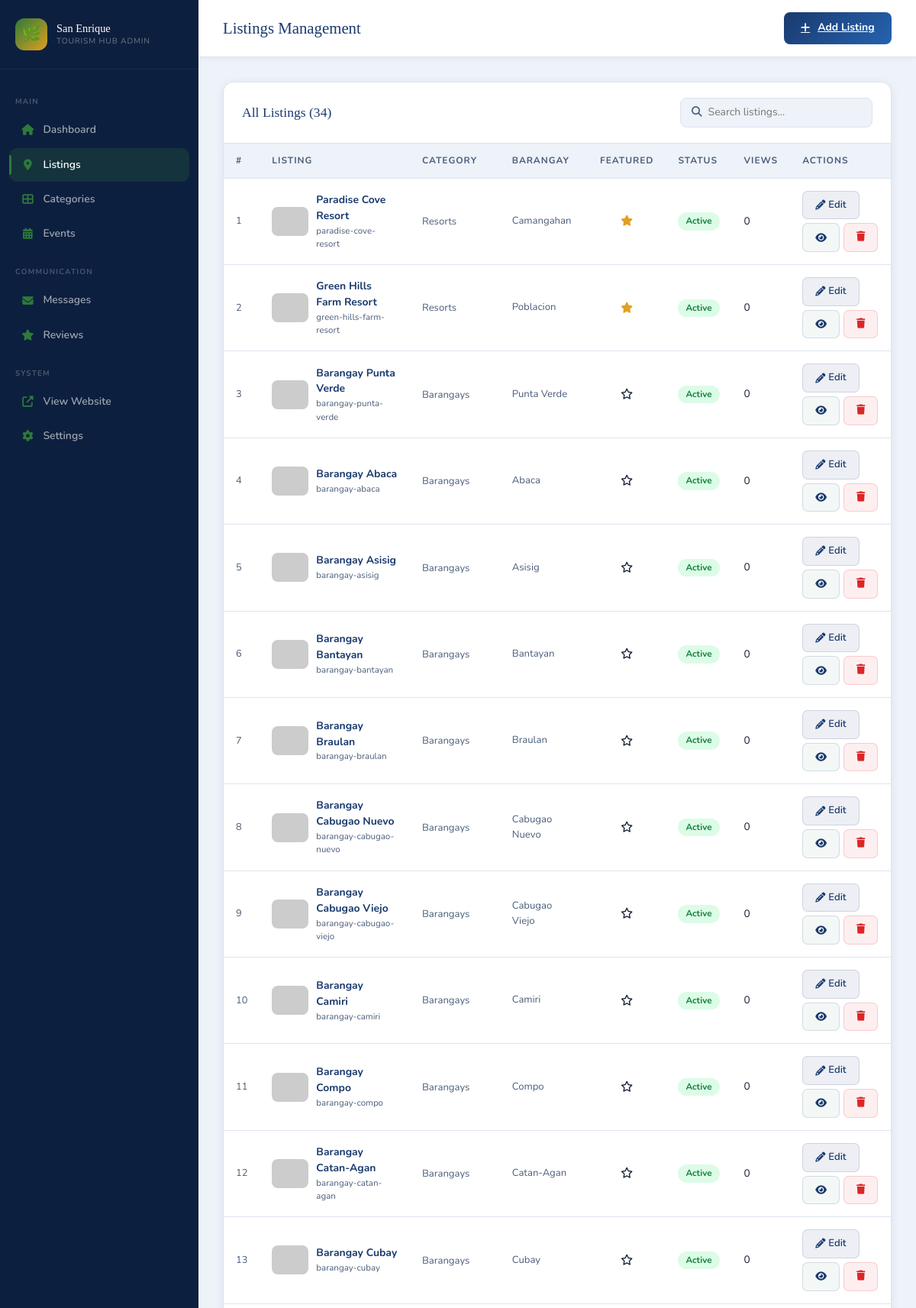
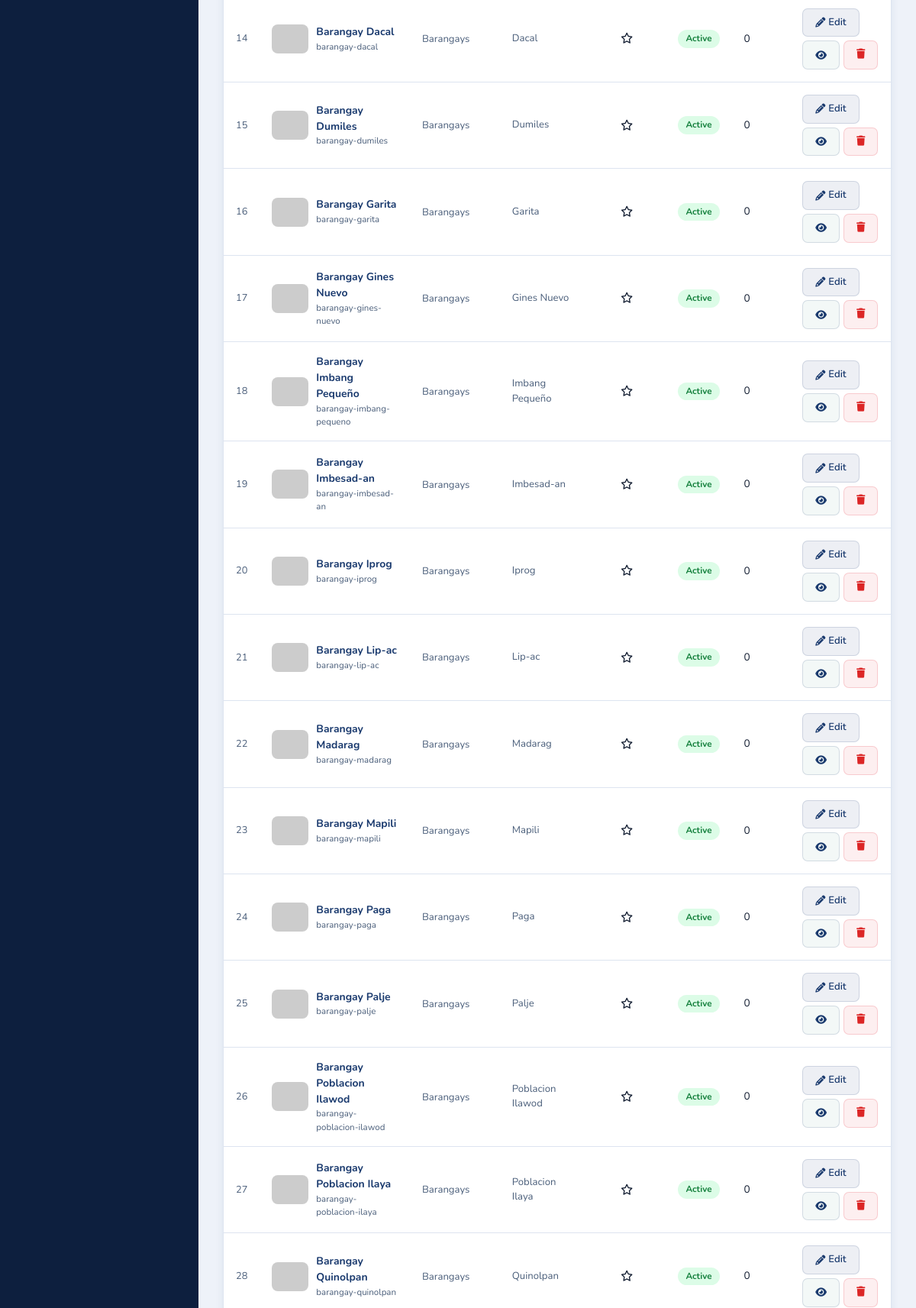
Screenshot of /admin/listings.php (signed in, upper part) with the database file from the repository (2 pictures, top to bottom).
### tables this page shows
CREATE TABLE IF NOT EXISTS listings (
    id INT AUTO_INCREMENT PRIMARY KEY,
    category_id INT NOT NULL,
    name VARCHAR(200) NOT NULL,
    slug VARCHAR(200) NOT NULL UNIQUE,
    description TEXT,
    address TEXT,
    barangay VARCHAR(100),
    contact VARCHAR(100),
    email VARCHAR(150),
    website VARCHAR(255),
    latitude DECIMAL(10, 8),
    longitude DECIMAL(11, 8),
    featured_image VARCHAR(500),
    gallery TEXT,
    video VARCHAR(512) DEFAULT '',
    operating_hours VARCHAR(255),
    entrance_fee VARCHAR(100),
    amenities TEXT,
    status ENUM('active','inactive','pending') DEFAULT 'active',
    is_featured TINYINT(1) DEFAULT 0,
    views INT DEFAULT 0,
    rating DECIMAL(3,2) DEFAULT 0.00,
    created_at TIMESTAMP DEFAULT CURRENT_TIMESTAMP,
    updated_at TIMESTAMP DEFAULT CURRENT_TIMESTAMP ON UPDATE CURRENT_TIMESTAMP,
    FOREIGN KEY (category_id) REFERENCES categories(id) ON DELETE CASCADE
);

CREATE TABLE IF NOT EXISTS categories (
    id INT AUTO_INCREMENT PRIMARY KEY,
    name VARCHAR(100) NOT NULL,
    slug VARCHAR(100) NOT NULL UNIQUE,
    icon VARCHAR(50) DEFAULT 'fas fa-map-marker-alt',
    color VARCHAR(20) DEFAULT '#2d6a4f',
    created_at TIMESTAMP DEFAULT CURRENT_TIMESTAMP
);

### admin/listings.php (the view, shortened to what this page needs)
<?php
$db = getDB();
$action = $_GET['action'] ?? 'list';
$listings = $db->query("SELECT l.*, c.name as cat_name, c.color FROM listings l JOIN categories c ON l.category_id = c.id ORDER BY l.created_at DESC")->fetch_all(MYSQLI_ASSOC);
?>
<!DOCTYPE html>
<html lang="en">
<head>
  <link rel="stylesheet" href="https://cdnjs.cloudflare.com/ajax/libs/font-awesome/6.4.0/css/all.min.css">
  <link href="https://cdn.jsdelivr.net/npm/bootstrap@5.3.0/dist/css/bootstrap.min.css" rel="stylesheet">
  <link rel="stylesheet" href="../assets/css/admin.css">
</head>
<body>
  <aside class="admin-sidebar" id="adminSidebar">
    <div class="sidebar-brand">
      <div class="brand-logo">🌿</div>
      <div>
        <div class="brand-text">San Enrique</div>
        <div class="brand-sub">Tourism Hub Admin</div>
      </div>
    </div>
    <nav class="sidebar-nav">
      <div class="nav-section-label">Main</div>
      <a href="dashboard.php" class="admin-nav-link"><i class="fas fa-home"></i> Dashboard</a>
      <a href="listings.php" class="admin-nav-link active"><i class="fas fa-map-marker-alt"></i> Listings</a>
      <a href="categories.php" class="admin-nav-link"><i class="fas fa-th-large"></i> Categories</a>
      <a href="events.php" class="admin-nav-link"><i class="fas fa-calendar-alt"></i> Events</a>
      <div class="nav-section-label">Communication</div>
      <a href="messages.php" class="admin-nav-link"><i class="fas fa-envelope"></i> Messages</a>
      <a href="reviews.php" class="admin-nav-link"><i class="fas fa-star"></i> Reviews</a>
      <div class="nav-section-label">System</div>
      <a href="../index.php" class="admin-nav-link" target="_blank"><i class="fas fa-external-link-alt"></i> View
        Website</a>
      <a href="settings.php" class="admin-nav-link"><i class="fas fa-cog"></i> Settings</a>
    </nav>
  </aside>
  <div class="admin-content">
    <div class="admin-topbar">
      <div>
        <span
          class="topbar-title"><?= $action === 'list' ? 'Listings Management' : ($action === 'add' ? 'Add New Listing' : 'Edit Listing') ?></span>
      </div>
      <div class="topbar-actions">
        <?php if ($action === 'list'): ?>
          <a href="?action=add" class="btn-admin-primary"><i class="fas fa-plus me-1"></i> Add Listing</a>
        <?php else: ?>
          <a href="listings.php" class="btn-admin-secondary"><i class="fas fa-arrow-left me-1"></i> Back to List</a>
        <?php endif; ?>
      </div>
    </div>
    <div class="admin-main">
      <?php if ($action === 'list'): ?>
        <div class="admin-table-wrap">
          <div class="admin-table-header">
            <div class="admin-table-title">All Listings (<?= count($listings) ?>)</div>
            <div class="admin-search">
              <i class="fas fa-search"></i>
              <input type="text" id="tableSearch" placeholder="Search listings...">
            </div>
          </div>
          <div style="overflow-x:auto;">
            <table class="admin-table" id="listingsTable">
              <thead>
                <tr>
                  <th>#</th>
                  <th>Listing</th>
                  <th>Category</th>
                  <th>Barangay</th>
                  <th>Featured</th>
                  <th>Status</th>
                  <th>Views</th>
                  <th>Actions</th>
                </tr>
              </thead>
              <tbody>
                <?php foreach ($listings as $i => $listing): ?>
                  <tr>
                    <td style="color:var(--text-muted);font-size:0.8rem;"><?= $i + 1 ?></td>
                    <td>
                      <div style="display:flex;align-items:center;gap:10px;">
                        <img src="<?= $listing['featured_image'] ?: 'https://placehold.co/48x38/1b4332/ffffff?text=?' ?>"
                          class="listing-thumb" alt="" onerror="this.src='https://placehold.co/48x38/1b4332/ffffff?text=?'">
                        <div>
                          <div style="font-weight:700;font-size:0.87rem;color:var(--primary);">
                            <?= htmlspecialchars($listing['name']) ?></div>
                          <div style="font-size:0.72rem;color:var(--text-muted);"><?= htmlspecialchars($listing['slug']) ?>
                          </div>
                        </div>
                      </div>
                    </td>
                    <td><span
                        style="font-size:0.82rem;color:var(--text-muted);"><?= htmlspecialchars($listing['cat_name']) ?></span>
                    </td>
                    <td style="font-size:0.82rem;color:var(--text-muted);">
                      <?= htmlspecialchars($listing['barangay'] ?: '—') ?></td>
                    <td style="text-align:center;">
                      <?= $listing['is_featured'] ? '<i class="fas fa-star" style="color:var(--gold);"></i>' : '<i class="far fa-star" style="color:var(--gray-200);"></i>' ?>
                    </td>
                    <td><span class="status-badge <?= $listing['status'] ?>"><?= ucfirst($listing['status']) ?></span></td>
                    <td style="font-size:0.85rem;"><?= number_format($listing['views']) ?></td>
                    <td>
                      <div style="display:flex;gap:5px;flex-wrap:wrap;">
                        <a href="?action=edit&id=<?= $listing['id'] ?>" class="btn-admin-edit">
                          <i class="fas fa-pencil-alt"></i> Edit
                        </a>
                        <a href="listing_view.php?slug=<?= urlencode($listing['slug']) ?>" class="btn-admin-edit"
                          style="background:rgba(27,111,100,0.05);" title="Preview (Admin View)">
                          <i class="fas fa-eye"></i>
                        </a>
                        <button onclick="confirmDelete(<?= $listing['id'] ?>, '<?= addslashes($listing['name']) ?>')"
                          class="btn-admin-danger">
                          <i class="fas fa-trash"></i>
                        </button>
                      </div>
                    </td>
                  </tr>
                <?php endforeach; ?>
              </tbody>
            </table>
          </div>
        </div>
      <?php endif; ?>
    </div>
  </div>
</body>
</html>

### rows the page displays
listings: name "Paradise Cove Resort", slug "paradise-cove-resort", category.name "Resorts", barangay "Camangahan", is_featured 1 (drawn), status "Active", views "0"
listings: name "Green Hills Farm Resort", slug "green-hills-farm-resort", category.name "Resorts", barangay "Poblacion", is_featured 1 (drawn), status "Active", views "0"
listings: name "Barangay Punta Verde", slug "barangay-punta-verde", category.name "Barangays", barangay "Punta Verde", is_featured 0 (drawn), status "Active", views "0"
listings: name "Barangay Abaca", slug "barangay-abaca", category.name "Barangays", barangay "Abaca", is_featured 0 (drawn), status "Active", views "0"
listings: name "Barangay Asisig", slug "barangay-asisig", category.name "Barangays", barangay "Asisig", is_featured 0 (drawn), status "Active", views "0"
listings: name "Barangay Bantayan", slug "barangay-bantayan", category.name "Barangays", barangay "Bantayan", is_featured 0 (drawn), status "Active", views "0"
listings: name "Barangay Braulan", slug "barangay-braulan", category.name "Barangays", barangay "Braulan", is_featured 0 (drawn), status "Active", views "0"
listings: name "Barangay Cabugao Nuevo", slug "barangay-cabugao-nuevo", category.name "Barangays", barangay "Cabugao Nuevo", is_featured 0 (drawn), status "Active", views "0"
listings: name "Barangay Cabugao Viejo", slug "barangay-cabugao-viejo", category.name "Barangays", barangay "Cabugao Viejo", is_featured 0 (drawn), status "Active", views "0"
listings: name "Barangay Camiri", slug "barangay-camiri", category.name "Barangays", barangay "Camiri", is_featured 0 (drawn), status "Active", views "0"
listings: name "Barangay Compo", slug "barangay-compo", category.name "Barangays", barangay "Compo", is_featured 0 (drawn), status "Active", views "0"
listings: name "Barangay Catan-Agan", slug "barangay-catan-agan", category.name "Barangays", barangay "Catan-Agan", is_featured 0 (drawn), status "Active", views "0"
listings: name "Barangay Cubay", slug "barangay-cubay", category.name "Barangays", barangay "Cubay", is_featured 0 (drawn), status "Active", views "0"
listings: name "Barangay Dacal", slug "barangay-dacal", category.name "Barangays", barangay "Dacal", is_featured 0 (drawn), status "Active", views "0"
listings: name "Barangay Dumiles", slug "barangay-dumiles", category.name "Barangays", barangay "Dumiles", is_featured 0 (drawn), status "Active", views "0"
listings: name "Barangay Garita", slug "barangay-garita", category.name "Barangays", barangay "Garita", is_featured 0 (drawn), status "Active", views "0"
listings: name "Barangay Gines Nuevo", slug "barangay-gines-nuevo", category.name "Barangays", barangay "Gines Nuevo", is_featured 0 (drawn), status "Active", views "0"
listings: name "Barangay Imbang Pequeño", slug "barangay-imbang-pequeno", category.name "Barangays", barangay "Imbang Pequeño", is_featured 0 (drawn), status "Active", views "0"
listings: name "Barangay Imbesad-an", slug "barangay-imbesad-an", category.name "Barangays", barangay "Imbesad-an", is_featured 0 (drawn), status "Active", views "0"
listings: name "Barangay Iprog", slug "barangay-iprog", category.name "Barangays", barangay "Iprog", is_featured 0 (drawn), status "Active", views "0"
listings: name "Barangay Lip-ac", slug "barangay-lip-ac", category.name "Barangays", barangay "Lip-ac", is_featured 0 (drawn), status "Active", views "0"
listings: name "Barangay Madarag", slug "barangay-madarag", category.name "Barangays", barangay "Madarag", is_featured 0 (drawn), status "Active", views "0"
listings: name "Barangay Mapili", slug "barangay-mapili", category.name "Barangays", barangay "Mapili", is_featured 0 (drawn), status "Active", views "0"
listings: name "Barangay Paga", slug "barangay-paga", category.name "Barangays", barangay "Paga", is_featured 0 (drawn), status "Active", views "0"
listings: name "Barangay Palje", slug "barangay-palje", category.name "Barangays", barangay "Palje", is_featured 0 (drawn), status "Active", views "0"
listings: name "Barangay Poblacion Ilawod", slug "barangay-poblacion-ilawod", category.name "Barangays", barangay "Poblacion Ilawod", is_featured 0 (drawn), status "Active", views "0"
listings: name "Barangay Poblacion Ilaya", slug "barangay-poblacion-ilaya", category.name "Barangays", barangay "Poblacion Ilaya", is_featured 0 (drawn), status "Active", views "0"
listings: name "Barangay Quinolpan", slug "barangay-quinolpan", category.name "Barangays", barangay "Quinolpan", is_featured 0 (drawn), status "Active", views "0"

### other values shown
count($listings) "34"
